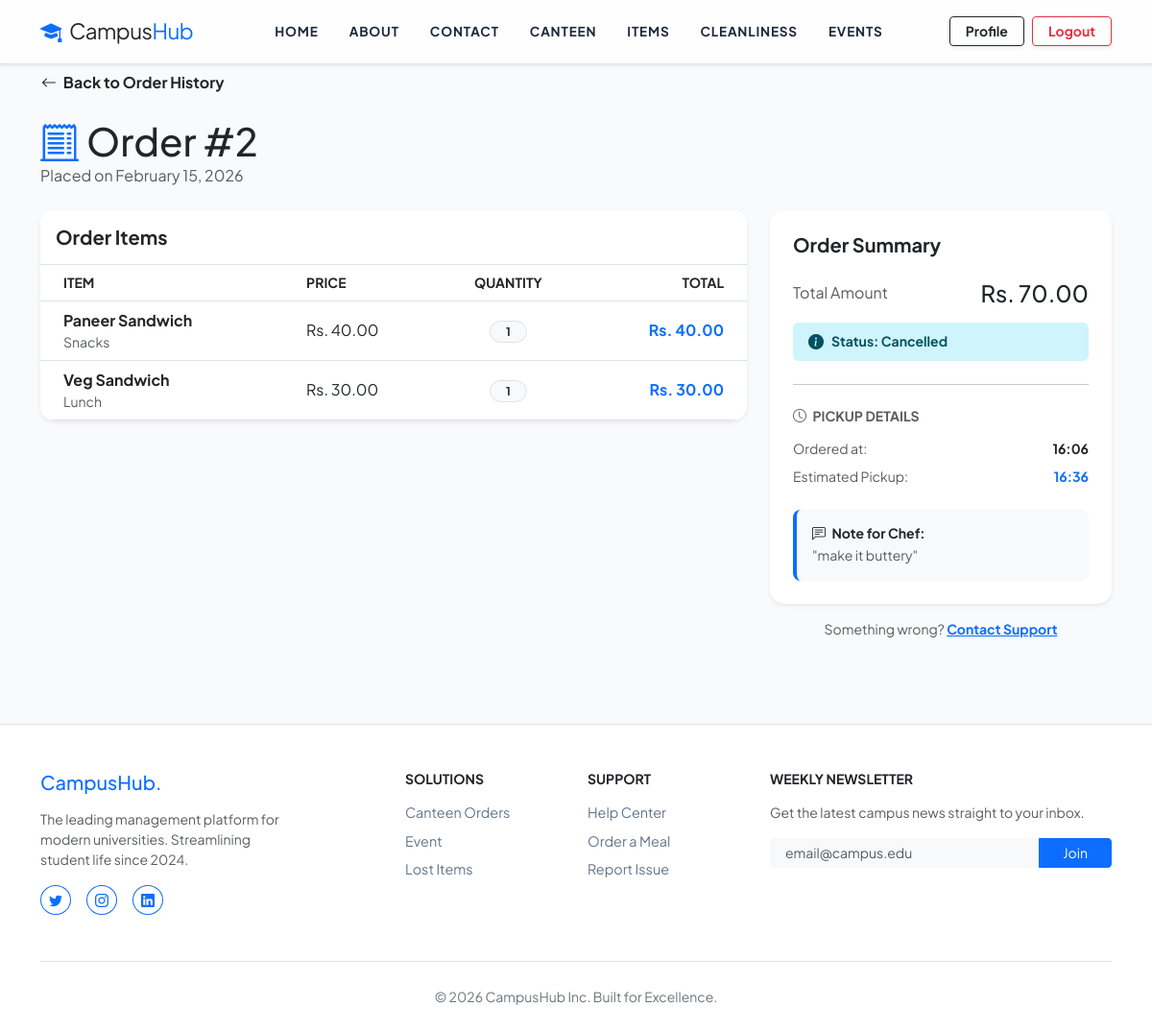
The app's page /canteen/orders/2/ (signed in) with its own data.
### canteen/models.py (models this page shows, shortened)
class FoodOrder(models.Model):
    STATUS_CHOICES = [
        ('pending', 'Pending'),
        ('preparing', 'Preparing'),
        ('ready', 'Ready for Pickup'),
        ('completed', 'Completed'),
        ('cancelled', 'Cancelled'),
    ]
    user = models.ForeignKey(User, on_delete=models.CASCADE)
    items = models.ManyToManyField(CanteenMenu, through='OrderItem')
    status = models.CharField(max_length=20, choices=STATUS_CHOICES, default='pending')
    total_amount = models.DecimalField(max_digits=8, decimal_places=2, default=0)
    order_time = models.DateTimeField(auto_now_add=True)
    pickup_time = models.DateTimeField(null=True, blank=True)
    special_instructions = models.TextField(blank=True)
    class Meta:
        app_label = 'canteen'
        ordering = ['-order_time']
        verbose_name = 'Food Order'
        verbose_name_plural = 'Food Orders'

class OrderItem(models.Model):
    order = models.ForeignKey(FoodOrder, on_delete=models.CASCADE)
    menu_item = models.ForeignKey(CanteenMenu, on_delete=models.CASCADE)
    quantity = models.IntegerField(default=1, validators=[MinValueValidator(1)])
    item_price = models.DecimalField(max_digits=6, decimal_places=2)
    class Meta:
        app_label = 'canteen'
        verbose_name = 'Order Item'
        verbose_name_plural = 'Order Items'

class CanteenMenu(models.Model):
    name = models.CharField(max_length=200)
    description = models.TextField()
    price = models.DecimalField(max_digits=6, decimal_places=2)
    category = models.CharField(max_length=50, choices=[
        ('breakfast', 'Breakfast'),
        ('lunch', 'Lunch'),
        ('snacks', 'Snacks'),
        ('beverages', 'Beverages'),
        ('desserts', 'Desserts'),
    ])
    available = models.BooleanField(default=True)
    image = models.ImageField(upload_to='menu_items/')
    preparation_time = models.IntegerField(default=15, help_text="Time in minutes")
    created_at = models.DateTimeField(auto_now_add=True)
    updated_at = models.DateTimeField(auto_now=True)
    class Meta:
        app_label = 'canteen'
        ordering = ['category', 'name']
        verbose_name = 'Menu Item'
        verbose_name_plural = 'Menu Items'

### canteen/views.py (the view)
# urls.py: path('orders/<int:order_id>/', views.order_detail, name='order_detail'),
@login_required
def order_detail(request, order_id):
    order = get_object_or_404(FoodOrder, id=order_id, user=request.user)
    order_items = OrderItem.objects.filter(order=order)
    for item in order_items:
        item.total_price = item.item_price * item.quantity
    context = {
        'order': order,
        'order_items': order_items,
    }
    return render(request, 'canteen/order_detail.html', context)

### templates/canteen/order_detail.html (shortened to what this page needs)
{% extends 'core/base.html' %}
{% load static %}
{% block content %}
<div class="container py-4">
    <nav aria-label="breadcrumb" class="mb-4">
        <a href="{% url 'canteen:order_history' %}"
            class="btn btn-link link-dark p-0 text-decoration-none small fw-bold">
            <i class="bi bi-arrow-left me-1"></i> Back to Order History
        </a>
    </nav>
    <div class="row mb-4 align-items-end">
        <div class="col-md-8">
            <h1 class="fw-800 mb-0">
                <i class="bi bi-receipt-cutoff text-primary me-2"></i>Order #{{ order.id }}
            </h1>
            <p class="text-muted mb-0">Placed on {{ order.order_time|date:"F d, Y" }}</p>
        </div>
    </div>
    <div class="row g-4">
        <div class="col-lg-8">
            <div class="card border-0 shadow-sm overflow-hidden" style="border-radius: 15px;">
                <div class="card-header bg-white py-3 border-bottom">
                    <h5 class="fw-bold mb-0">Order Items</h5>
                </div>
                <div class="table-responsive">
                    <table class="table table-hover align-middle mb-0">
                        <thead class="bg-light">
                            <tr class="small text-uppercase text-muted fw-bold">
                                <th class="ps-4">Item</th>
                                <th>Price</th>
                                <th class="text-center">Quantity</th>
                                <th class="pe-4 text-end">Total</th>
                            </tr>
                        </thead>
                        <tbody>
                            {% for item in order_items %}
                            <tr>
                                <td class="ps-4">
                                    <div class="fw-bold text-dark">{{ item.menu_item.name }}</div>
                                    <div class="small text-muted">{{ item.menu_item.get_category_display }}</div>
                                </td>
                                <td>Rs. {{ item.item_price }}</td>
                                <td class="text-center">
                                    <span class="badge rounded-pill bg-light text-dark border px-3">
                                        {{ item.quantity }}
                                    </span>
                                </td>
                                <td class="pe-4 text-end fw-bold text-primary">Rs. {{ item.total_price }}</td>
                            </tr>
                            {% endfor %}
                        </tbody>
                    </table>
                </div>
            </div>
        </div>
        <div class="col-lg-4">
            <div class="card border-0 shadow-sm" style="border-radius: 15px;">
                <div class="card-body p-4">
                    <h5 class="fw-bold mb-4">Order Summary</h5>
                    <div class="d-flex justify-content-between align-items-center mb-3">
                        <span class="text-muted">Total Amount</span>
                        <span class="h4 fw-800 text-dark mb-0">Rs. {{ order.total_amount }}</span>
                    </div>
                    <div
                        class="alert {% if order.status == 'PENDING' %}alert-warning{% elif order.status == 'COMPLETED' %}alert-success{% else %}alert-info{% endif %} border-0 py-2 px-3 d-flex align-items-center mb-4">
                        <i class="bi bi-info-circle-fill me-2"></i>
                        <span class="small fw-bold">Status: {{ order.get_status_display }}</span>
                    </div>
                    <hr class="my-4 opacity-10">
                    <div class="mb-4">
                        <h6 class="fw-bold small text-uppercase text-muted mb-3">
                            <i class="bi bi-clock me-1"></i> Pickup Details
                        </h6>
                        <div class="d-flex justify-content-between mb-2">
                            <span class="small text-muted">Ordered at:</span>
                            <span class="small fw-bold">{{ order.order_time|date:"H:i" }}</span>
                        </div>
                        <div class="d-flex justify-content-between">
                            <span class="small text-muted">Estimated Pickup:</span>
                            <span class="small fw-bold text-primary">{{ order.pickup_time|date:"H:i" }}</span>
                        </div>
                    </div>
                    {% if order.special_instructions %}
                    <div class="bg-light p-3 rounded-3 border-start border-primary border-4">
                        <h6 class="fw-bold small mb-1"><i class="bi bi-chat-left-text me-1"></i> Note for Chef:</h6>
                        <p class="small mb-0 text-muted italic">"{{ order.special_instructions }}"</p>
                    </div>
                    {% endif %}
                </div>
            </div>
            <div class="mt-3 text-center">
                <p class="small text-muted">Something wrong? <a href="{% url 'core:contact' %}"
                        class="text-primary fw-bold">Contact Support</a></p>
            </div>
        </div>
    </div>
</div>
{% endblock %}

### static/css/base.css (style rules this page uses)
body { font-family: 'Plus Jakarta Sans', sans-serif; background-color: #f8fafc; overflow-x: hidden; }
.card { transition: all 0.3s cubic-bezier(0.165, 0.84, 0.44, 1); border: none; }

### records on screen
FoodOrder: id "2", order_time "February 15, 2026", total_amount "70.00", status "Cancelled", order_time "16:06", pickup_time "16:36", special_instructions "make it buttery"
OrderItem: menu_item.name "Paneer Sandwich", menu_item.category "Snacks", item_price "40.00", quantity "1", total_price "40.00"
OrderItem: menu_item.name "Veg Sandwich", menu_item.category "Lunch", item_price "30.00", quantity "1", total_price "30.00"
